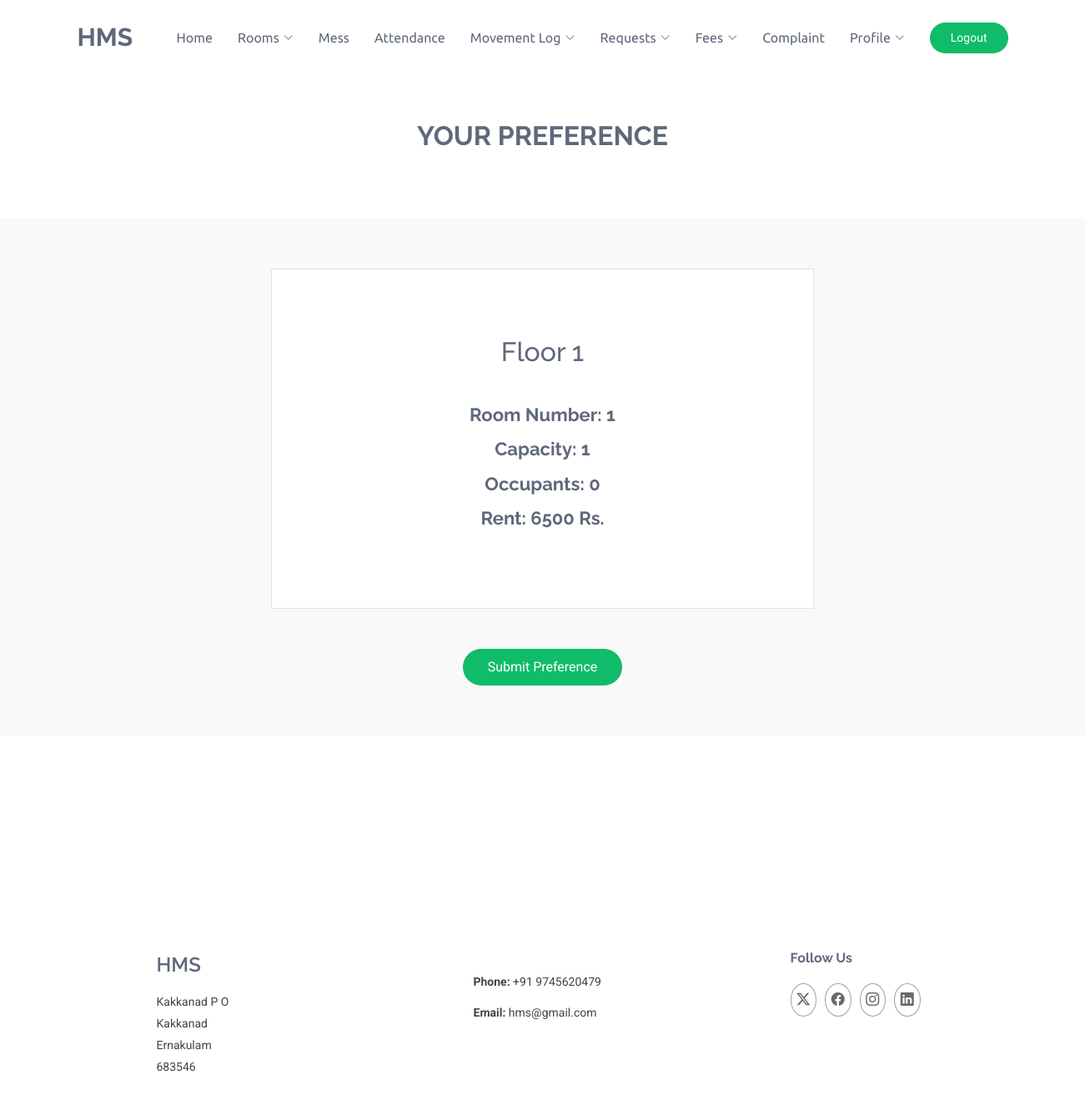
Screenshot of /Student/roomPreference.php?bookid=1 (signed in) with the database file from the repository.
### tables this page shows
CREATE TABLE `tbl_room` (
  `room_id` int(11) NOT NULL,
  `room_floor` int(11) NOT NULL,
  `room_number` int(11) NOT NULL,
  `room_type` int(11) NOT NULL,
  `room_capacity` int(11) NOT NULL,
  `no_of_occupants` int(11) NOT NULL,
  `room_rent` int(11) NOT NULL
);

### Student/roomPreference.php (the view, shortened to what this page needs)
<!DOCTYPE html>
<html lang="en">
<head>
    <link rel="stylesheet" href="https://cdnjs.cloudflare.com/ajax/libs/font-awesome/4.7.0/css/font-awesome.min.css">
    <link href="../Assets/Template/Student/vendor/bootstrap/css/bootstrap.min.css" rel="stylesheet">
    <link href="../Assets/Template/Student/vendor/bootstrap-icons/bootstrap-icons.css" rel="stylesheet">
    <link href="../Assets/Template/Student/vendor/aos/aos.css" rel="stylesheet">
    <link href="../Assets/Template/Student/vendor/glightbox/css/glightbox.min.css" rel="stylesheet">
    <link href="../Assets/Template/Student/vendor/swiper/swiper-bundle.min.css" rel="stylesheet">
    <link href="../Assets/Template/Student/css/main.css" rel="stylesheet">
</head>
<body class="index-page">
    <?php
    include("../Assets/Connection/Connection.php");
    include("header.php");
    if(isset($_SESSION["user_id"]) && ($_SESSION["user_type"]=="student") )
    {
            if (isset($_GET["bookid"])) {
                if (!isset($_SESSION["user_id"])) {
                    ?>
                    <script>
                        alert("Please Login");
                        window.location = "../Login.php";
                    </script>
                    <?php
                } else {
                            ?>
                                <?php
                    $selQry = "SELECT * FROM tbl_room WHERE room_id='" . $_GET['bookid'] . "'";
                    $row = $con->query($selQry);
                    $data = $row->fetch_assoc();
                    ?>
                    <main class="main">
                        <div class="container section-title" data-aos="fade-up">
                            <br>
                            <h2>Your Preference</h2>
                        </div>
                        <center>
                            <form id="form1" name="form1" method="post" action="">
                                <section id="services" class="services section light-background">
                                    <div class="col-lg-6 col-md-6" data-aos="fade-up" data-aos-delay="300">
                                        <div class="service-item position-relative">
                                            <h2>Floor <?php echo $data['room_floor']; ?></h2><br>
                                            <a href="" class="stretched-link">
                                                <h3><?php echo "Room Number: " . $data['room_number']; ?></h3>
                                                <h3><?php echo "Capacity: " . $data['room_capacity']; ?></h3>
                                                <h3><?php echo "Occupants: " . $data['no_of_occupants']; ?></h3>
                                                <h3><?php echo "Rent: " . $data['room_rent'] . " Rs."; ?></h3>
                                            </a>
                                        </div>
                                        <br><br>
                                        <input type="submit" name="btnsubmit" id="btnsubmit" value="Submit Preference" />
                                    </div>
                                </section>
                                <?php
                                echo "<br><br>";
                                }
                                ?>
                            </form>
                        </center>
                    </main>
                    <br><br><br><br>
                    <?php
                }
    }
        include("footer.php");
    ?>
</body>
</html>

### Assets/Template/Student/css/main.css (style rules this page uses)
:root { --default-font: "Roboto", system-ui, -apple-system, "Segoe UI", Roboto, "Helvetica Neue", Arial, "Noto Sans", "Liberation Sans", sans-serif, "Apple Color Emoji", "Segoe UI Emoji", "Segoe UI Symbol", "Noto Color Emoji"; --heading-font: "Raleway", sans-serif; --nav-font: "Ubuntu", sans-serif; }
:root { --background-color: #ffffff; --default-color: #444444; --heading-color: #5f687b; --accent-color: #10bc69; --surface-color: #ffffff; --contrast-color: #ffffff; }
:root { --nav-color: #5f687b; --nav-hover-color: #10bc69; --nav-mobile-background-color: #ffffff; --nav-dropdown-background-color: #ffffff; --nav-dropdown-color: #5f687b; --nav-dropdown-hover-color: #10bc69; }
.light-background { --background-color: #f9f9f9; --surface-color: #ffffff; }
:root { scroll-behavior: smooth; }
body { color: var(--default-color); background-color: var(--background-color); font-family: var(--default-font); }
a { color: var(--accent-color); text-decoration: none; transition: 0.3s; }
h1, h2, h3, h4, h5, h6 { color: var(--heading-color); font-family: var(--heading-font); }
section, .section { color: var(--default-color); background-color: var(--background-color); padding: 60px 0; scroll-margin-top: 100px; overflow: clip; }
.section-title { text-align: center; padding: 30px 0; margin-bottom: 30px; position: relative; }
.section-title h2 { font-size: 32px; font-weight: 700; text-transform: uppercase; margin-bottom: 20px; padding-bottom: 0; position: relative; z-index: 2; }
.services .service-item { background-color: var(--surface-color); text-align: center; border: 1px solid color-mix(in srgb, var(--default-color), transparent 85%); padding: 80px 20px; transition: border ease-in-out 0.3s; height: 100%; }
.services .service-item h3 { font-weight: 700; margin: 10px 0 15px 0; font-size: 22px; transition: 0.3s; }

### Student/roomPreference.php (style rules this page uses)
input[type=submit] { color: var(--contrast-color); background: var(--accent-color); border: 0; padding: 10px 30px; transition: 0.4s; border-radius: 50px; }

### rows the page displays
tbl_room: room_floor "1", room_number "1", room_capacity "1", no_of_occupants "0", room_rent "6500"
